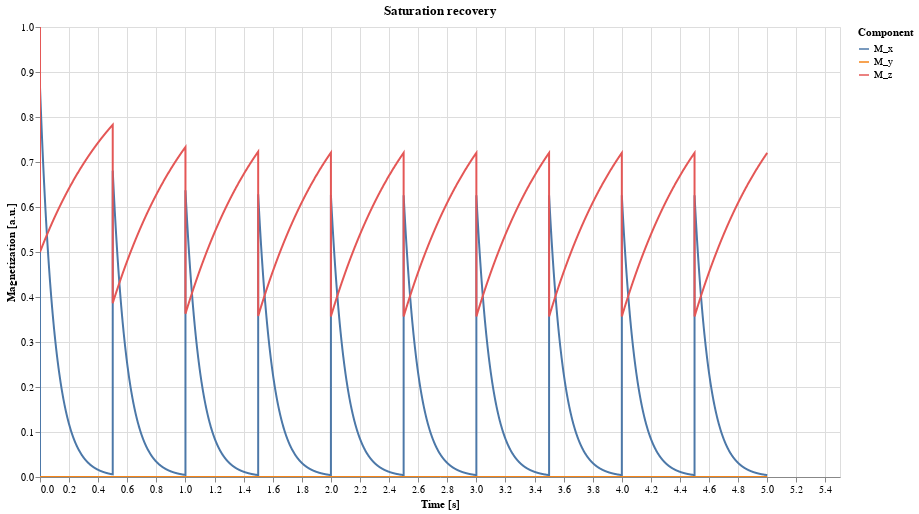

Specify this chart in Vega-Lite:
### Vega-Lite specification from a JSON file in a GitHub repository (floating-point values rounded to 4 significant figures; data arrays with more than 128 entries replaced by an {"elided": "..."} marker saying what was removed)
{"height": 450, "data": {"values": {"elided": "5012 records"}}, "$schema": "https://vega.github.io/schema/vega-lite/v4.json", "title": "Saturation recovery", "encoding": {"color": {"title": "Component", "field": "key"}, "y": {"title": "Magnetization [a.u.]", "type": "quantitative", "field": "value"}, "x": {"title": "Time [s]", "type": "quantitative", "field": "time"}}, "transform": [{"fold": ["M_x", "M_y", "M_z"]}], "mark": {"tooltip": {"content": "encoding"}, "type": "line", "clip": true}, "width": 800}
